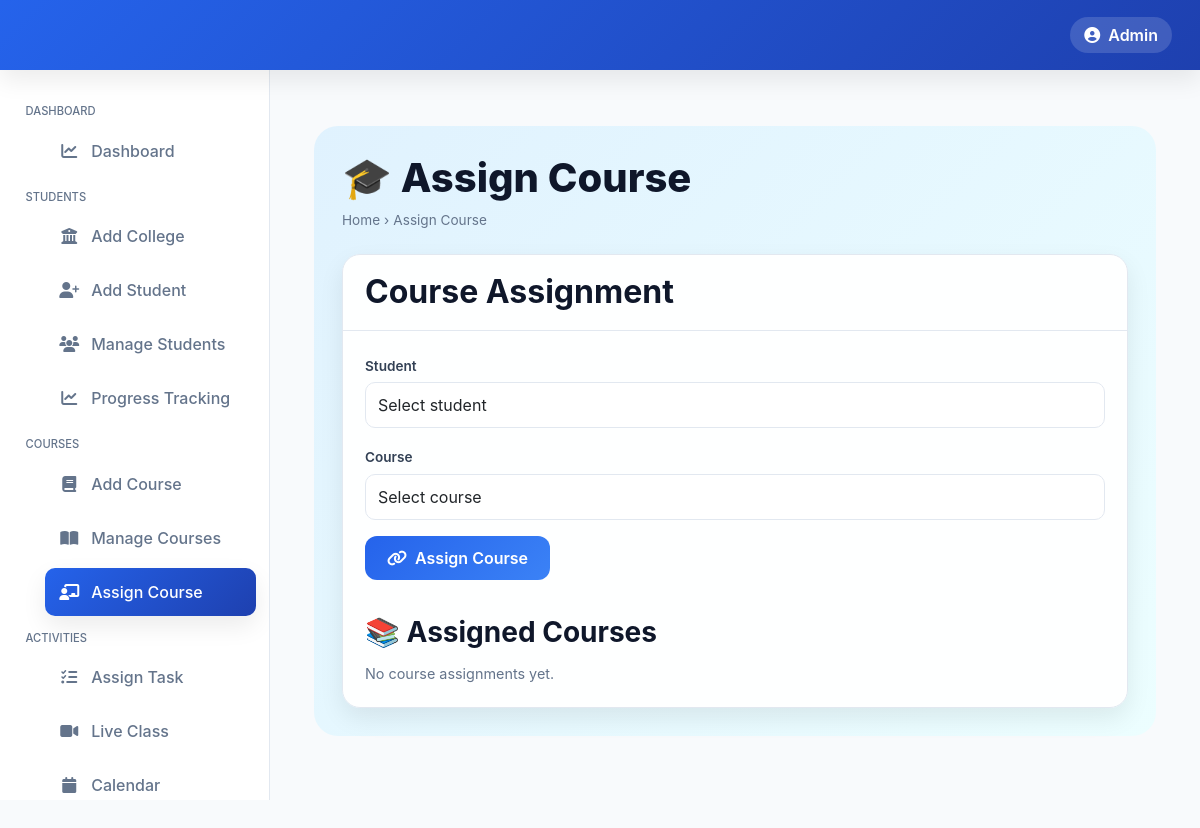
Before: /admin_panel/assign-course/ (signed in) with the older database file.
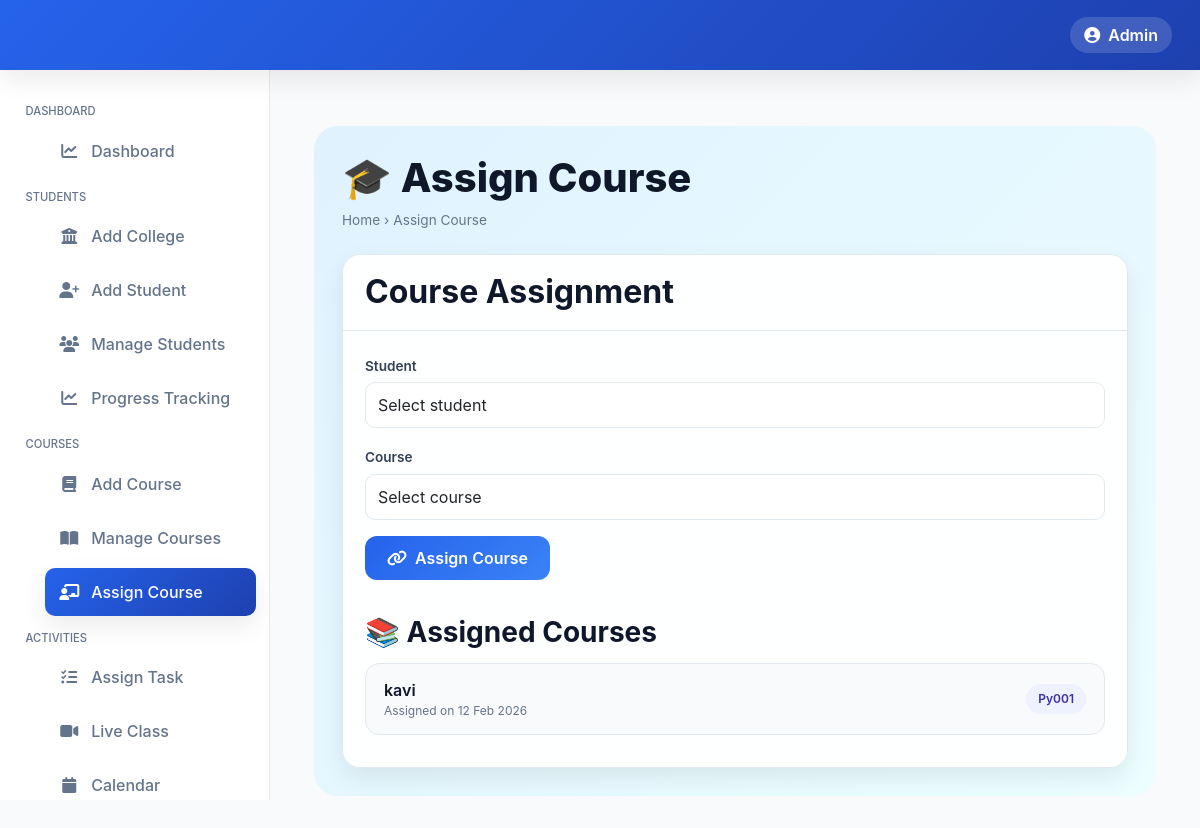
After: the same page with the newer database file.
### admin_panel/models.py (models this page shows, shortened)
class CourseAssignment(models.Model):
    student = models.ForeignKey(Student, on_delete=models.CASCADE)
    course = models.ForeignKey(Course, on_delete=models.CASCADE)
    date_assigned = models.DateField(auto_now_add=True)
    status = models.CharField(max_length=10, default="assigned")
    class Meta:
        unique_together = ("student", "course")

class Student(models.Model):
    name = models.CharField(max_length=100)
    email = models.EmailField(unique=True)
    roll = models.CharField(max_length=20, unique=True, db_index=True)
    phone = models.CharField(max_length=15, blank=True)
    address = models.TextField(blank=True)
    college = models.ForeignKey(College, on_delete=models.CASCADE, related_name="students")
    mode = models.CharField(
        max_length=10,
        choices=[("online", "Online"), ("offline", "Offline")],
        default="offline",
    )
    status = models.CharField(max_length=10, default="active")

class Course(models.Model):
    name = models.CharField(max_length=100)
    code = models.CharField(max_length=20, unique=True, db_index=True)
    description = models.TextField(blank=True)
    thumbnail = models.ImageField(upload_to="course_thumbnails/", blank=True, null=True)

### admin_panel/views.py (the view)
    def wrapper(request, *args, **kwargs):
        if not request.session.get("admin_logged_in"):
            return redirect("admin_login")
        return view_func(request, *args, **kwargs)

### admin_panel/views.py (called while the page is built, shortened)
def admin_required(view_func):
    def wrapper(request, *args, **kwargs):
        if not request.session.get("admin_logged_in"):
            return redirect("admin_login")
        return view_func(request, *args, **kwargs)
    return wrapper

@admin_required
def assign_course_view(request):
    context = {
        "students": Student.objects.filter(status="active"),
        "courses": Course.objects.all(),
        "assignments": CourseAssignment.objects.select_related("student", "course").order_by("-date_assigned")[:10],
    }
    return render(request, "admin_panel/partials/assign_course.html", context)

### admin_panel/templates/admin_panel/partials/assign_course.html (shortened to what this page needs)
{% extends "admin_panel/base.html" %}
{% load static %}
{% block container %}
<div class="container my-4">
  <div class="assign-course-wrapper">
    <div class="page-header">
      <h1>🎓 Assign Course</h1>
      <div class="breadcrumb">
        Home <span class="mx-1">›</span> Assign Course
      </div>
    </div>
    <div class="course-card">
      <div class="course-card-header">
        <h2>Course Assignment</h2>
      </div>
      <div class="course-card-body">
        <form method="post" action="{% url 'assign_course' %}">
          <div class="form-group">
            <label>Student</label>
            <select name="student_id" class="form-control" required>
              <option value="">Select student</option>
            </select>
          </div>
          <div class="form-group">
            <label>Course</label>
            <select name="course_id" class="form-control" required>
              <option value="">Select course</option>
            </select>
          </div>
          <button type="submit" class="btn btn-primary">
            <i class="fas fa-link me-1"></i> Assign Course
          </button>
        </form>
        <div class="assigned-list">
          <h3>📚 Assigned Courses</h3>
          {% for assignment in assignments %}
          <div class="assignment-item">
            <div class="assignment-left">
              <span class="assignment-student">{{ assignment.student.name }}</span>
              <span class="assignment-date">
                Assigned on {{ assignment.date_assigned|date:"d M Y" }}
              </span>
            </div>
            <span class="course-badge">
              {{ assignment.course.code }}
            </span>
          </div>
          {% empty %}
          <div class="empty-text">No course assignments yet.</div>
          {% endfor %}
        </div>
      </div>
    </div>
  </div>
</div>
{% endblock %}

Changed rows visible on the page:
added CourseAssignment: student.name "kavi", date_assigned "12 Feb 2026", course.code "Py001"
Other visible differences:
text no longer shown: "No course assignments yet."
